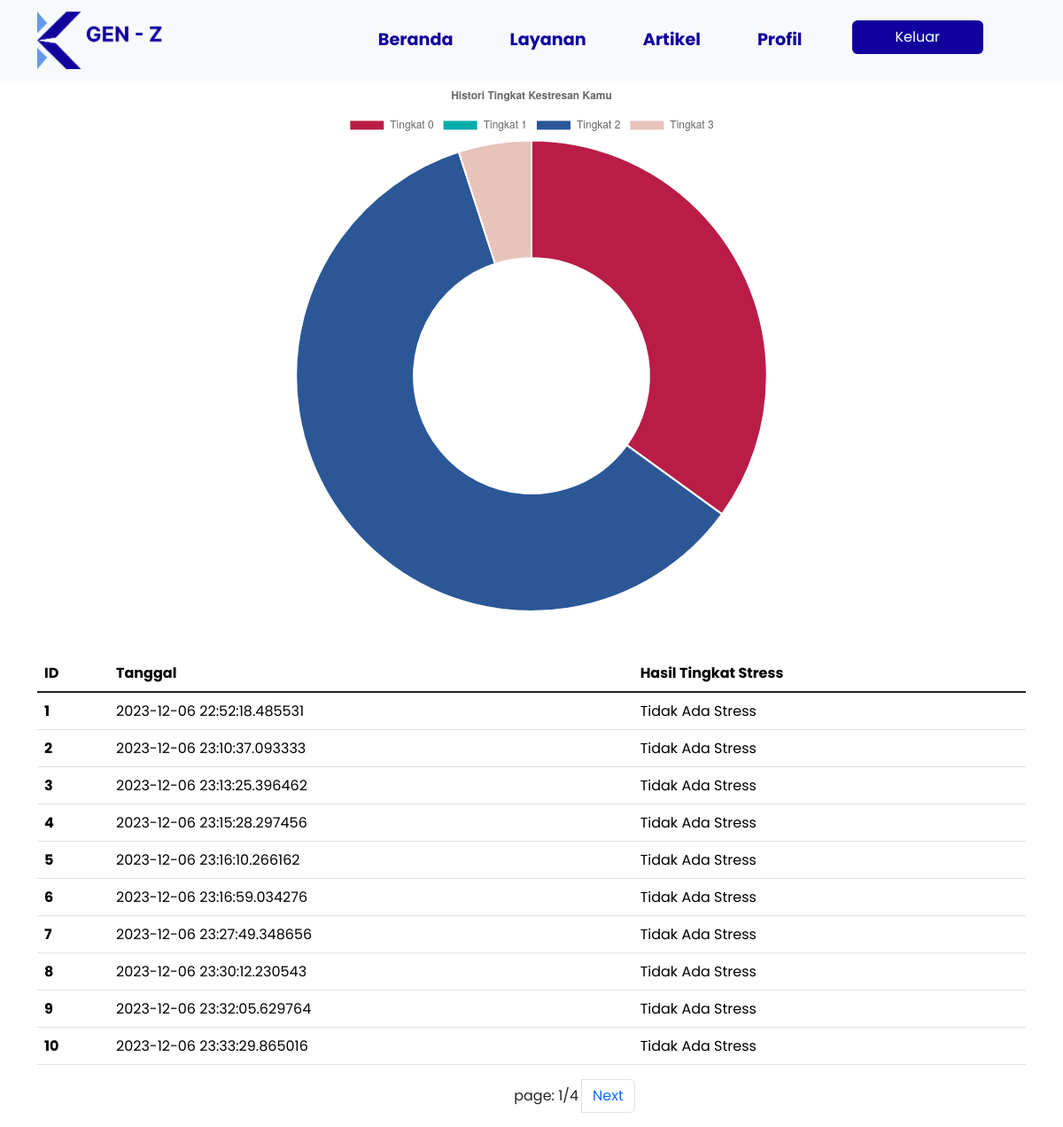
/history (signed in), run on the app's committed database.
### app.py (models this page shows, shortened)
class History(db.Model):
    id = db.Column(db.Integer, primary_key=True)
    result = db.Column(db.Integer, nullable=False)
    date = db.Column(db.DateTime, default=datetime.now)
    user_id = db.Column(db.Integer, db.ForeignKey('user.id'))

### app.py (the view)
@app.route("/history")
def history():
    t0 = 0
    t1 = 0
    t2 = 0
    t3 = 0
    if session.get('user_id') is None:
        return redirect(url_for('index'))
    else :
        history = db.session.query(History.result).where(History.user_id == session['user_id']).all()
        for history in history:
            if history[0] == 3:
                t0 += 1
            elif history[0] == 4:
                t1 += 1
            elif history[0] == 1 or history[0] == 5:
                t2 += 1
            elif history[0] == 2 or history[0] == 0:
                t3 += 1
            else:
                none = history
        hist = [t0, t1, t2, t3]
        idq = session['user_id']
        history_user = db.session.execute(db.select(History).where(History.user_id == idq).order_by(History.id)).scalars()
        title = "K-Genz | History"
        return render_template("user/history.html", hist = hist, title = title, ri = history_user)

### templates/user/history.html (shortened to what this page needs)
{% extends "user/layouts/main.html" %}
{% block content1 %}
<body>
  <canvas id="myChart"></canvas>
  <div class="histori mt-5">
    <div class="container">
      <table class="table" id="listingTable">
        <thead>
          <tr>
            <th scope="col">ID</th>
            <th scope="col">Tanggal</th>
            <th scope="col">Hasil Tingkat Stress</th>
          </tr>
        </thead>
        <tbody class="table-group-divider">
          {% for riwayat in ri %}
          <tr>
            <th scope="row">{{ loop.index }}</th>
            <td>{{ riwayat.date }}</td>
            <td>{% if riwayat.result == 3  %}
              Tidak Ada Stress
              {% elif riwayat.result == 4 %}
              Tingkat Stress Rendah
              {% elif riwayat.result == 1 or riwayat.result == 5 %}
              Tingkat Stress Sedang
              {% elif riwayat.result == 2 or riwayat.result == 0 %}
              Tingkat Stress Tinggi
              {% endif %}</td>
          </tr>
          {% endfor %}
        </tbody>
      </table>
      <nav aria-label="Page navigation example">
        <ul class="pagination justify-content-center">
          <li class="page-item" ><a class="page-link" onclick="prevPage()" href='#listingTable' id="btn_prev">Previous</a></li>
          <li class="page-item d-flex ms-1 me-1" style="align-items: center;"><p style="margin: 0; text-align: center; width: 100%;">page: <span id="page"></span></p></li>
          <li class="page-item"><a class="page-link" onclick="nextPage()" href='#listingTable' id="btn_next">Next</a></li>
        </ul>
      </nav>
    </div>
  </div>
  <script>
    var xValues = ["Tingkat 0", "Tingkat 1", "Tingkat 2", "Tingkat 3"];
    var yValues = {{ hist }};
    console.log(yValues)
    var barColors = [
      "#b91d47",
      "#00aba9",
      "#2b5797",
      "#e8c3b9",
    ];
    new Chart("myChart", {
      type: "doughnut",
      data: {
        labels: xValues,
        datasets: [{
          backgroundColor: barColors,
          data: yValues
        }]
      },
      options: {
        title: {
          display: true,
          text: "Histori Tingkat Kestresan Kamu"
        }
      }
    });
  </script>
</body>
{% endblock content1 %}

### templates/user/layouts/main.html (style rules this page uses)
html, body { font-family: 'poppins'; overflow: auto; }

### data on the page
History: date "2023-12-06 22:52:18.485531", result "Tidak Ada Stress"
History: date "2023-12-06 23:10:37.093333", result "Tidak Ada Stress"
History: date "2023-12-06 23:13:25.396462", result "Tidak Ada Stress"
History: date "2023-12-06 23:15:28.297456", result "Tidak Ada Stress"
History: date "2023-12-06 23:16:10.266162", result "Tidak Ada Stress"
History: date "2023-12-06 23:16:59.034276", result "Tidak Ada Stress"
History: date "2023-12-06 23:27:49.348656", result "Tidak Ada Stress"
History: date "2023-12-06 23:30:12.230543", result "Tidak Ada Stress"
History: date "2023-12-06 23:32:05.629764", result "Tidak Ada Stress"
History: date "2023-12-06 23:33:29.865016", result "Tidak Ada Stress"

### other printed values
chart data {{ hist }} [14, 0, 24, 2]
